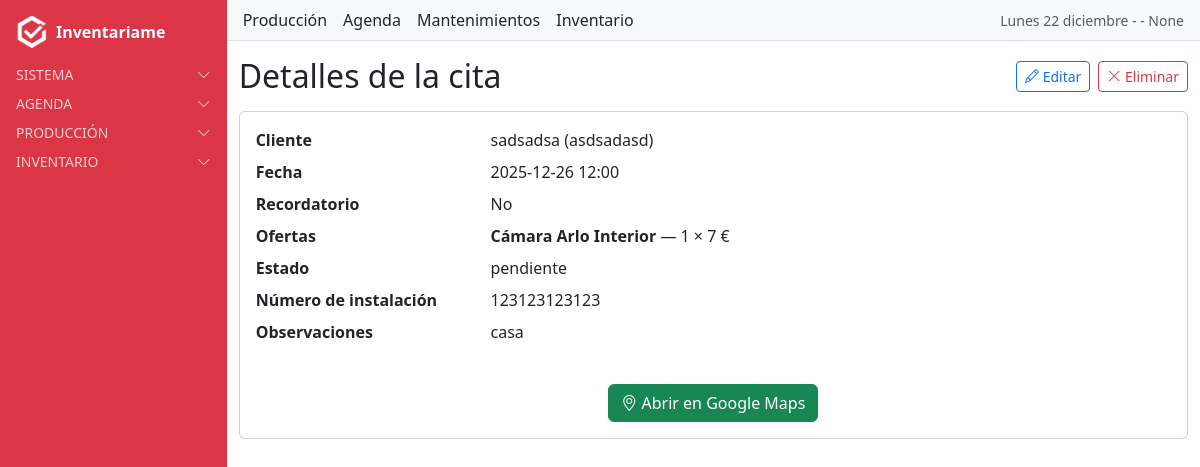
Page /citas/citas/5/ (signed in) on the committed database.
### users/models.py (models this page shows, shortened)
class PerfilUsuario(models.Model):
    TIPOS_USUARIO = [
        ("grupo", "Grupo"),
        ("individual", "Individual"),
    ]
    usuario = models.OneToOneField(User, on_delete=models.CASCADE, related_name="perfil")
    tipo_usuario = models.CharField(max_length=10, choices=TIPOS_USUARIO, default="individual")
    matricula = models.CharField(
        max_length=50,
        unique=True,              # ✅ ahora no se puede repetir
        blank=True,
        null=True,
        help_text="Identificador único de matrícula"
    )
    nombre_grupo = models.CharField(max_length=100, blank=True, null=True)
    grupo_django = models.ForeignKey(Group, on_delete=models.SET_NULL, blank=True, null=True)
    creado = models.DateTimeField(auto_now_add=True)
    actualizado = models.DateTimeField(auto_now=True)

### citas/models.py (models this page shows, shortened)
class Cita(models.Model):
    ESTADOS = [
        ("pendiente", "Pendiente"),
        ("completada", "Completada"),
    ]
    cliente = models.ForeignKey(Cliente, on_delete=models.CASCADE, related_name='citas')
    usuario = models.ForeignKey(User, on_delete=models.CASCADE, related_name='citas')
    fecha = models.DateTimeField()
    recordatorio = models.BooleanField(default=False, blank=True)
    estado = models.CharField(max_length=20, choices=ESTADOS, default="pendiente", blank=True)
    numero_instalacion = models.IntegerField(default=0)
    observaciones = models.TextField(blank=True, null=True)
    ofertas = models.ManyToManyField(Oferta, through="CitaOferta", related_name="citas")
    class Meta:
        verbose_name = "Cita"
        verbose_name_plural = "Citas"

class CitaOferta(models.Model):
    cita = models.ForeignKey(Cita, on_delete=models.CASCADE, related_name="cita_ofertas")
    oferta = models.ForeignKey(Oferta, on_delete=models.CASCADE)
    cantidad = models.PositiveIntegerField(default=1)

### clientes/models.py (models this page shows)
class Cliente(models.Model):
    nombre = models.CharField(max_length=200)
    telefono = models.CharField(max_length=20, blank=True, null=True)  # NUEVO CAMPO
    direccion = models.ForeignKey(
        Address,
        on_delete=models.SET_NULL,
        null=True,
        blank=True,
        related_name="clientes_principal"
    )
    usuario = models.ForeignKey(
        User,
        on_delete=models.CASCADE,
        related_name="clientes",
        null=True,  # permite nulos en registros antiguos
        blank=True  # permite dejarlo vacío en formularios
    )
    class Meta:
        verbose_name = "Cliente"
        verbose_name_plural = "Clientes"
    def __str__(self):
        return f"{self.nombre} ({self.telefono or 'sin teléfono'})"

### oferta/models.py (models this page shows, shortened)
class Oferta(models.Model):
    nombre = models.CharField(max_length=150)
    referencia = models.ForeignKey(
        Referencia,
        on_delete=models.CASCADE,
        related_name="ofertas",
        default=1
    )
    valor = models.IntegerField(
        choices=[(3, "0 + 3"), (4, "0 + 4"), (5, "0 + 5"), (7, "0 + 7"), (10, "0 + 10")],
        help_text="Selecciona uno de los valores permitidos"
    )
    class Meta:
        verbose_name = "Oferta"
        verbose_name_plural = "Ofertas"
        ordering = ["nombre"]

### citas/views.py (the view)
# urls.py: path("citas/<int:pk>/", CitaDetailView.as_view(), name="cita_detail"),
class CitaDetailView(LoginRequiredMixin, DetailView):
    model = Cita
    template_name = "citas/cita_detail.html"
    context_object_name = "cita"
    def get_queryset(self):
        return Cita.objects.filter(usuario=self.request.user)

### inventariame/context_processors.py (called while the page is built)
def fecha_hoy(request):
    hoy = formats.date_format(datetime.now(), "l d F", use_l10n=True)
    return {"fecha_hoy": hoy.capitalize()}

def mes_y_anio(request):
    fecha = formats.date_format(datetime.now(), "F Y", use_l10n=True)
    return {"mes_y_anio": fecha.capitalize()}

### users/context_processors.py (called while the page is built)
def alertas_processor(request):
    if not request.user.is_authenticated:
        return {}
    ahora = timezone.now()
    proximas_con_recordatorio = Cita.objects.filter(
        usuario=request.user, recordatorio=True,
        fecha__gte=ahora, fecha__lte=ahora + timedelta(days=1)
    )
    if proximas_con_recordatorio.exists():
        return {"alertas": f"Tienes {proximas_con_recordatorio.count()} cita(s) con recordatorio en 24h"}
    return {}

### citas/templates/citas/cita_detail.html
{% extends "base.html" %}
{% block content_authenticated %}
<div class="d-flex align-items-center justify-content-between mb-3">
  <h2 class="mb-0">Detalles de la cita</h2>
  <div class="d-flex gap-2">
    <a href="{% url 'cita_update' cita.pk %}" class="btn btn-outline-primary btn-sm">
      <i class="bi bi-pencil"></i> Editar
    </a>
    <a href="{% url 'cita_delete' cita.pk %}" class="btn btn-outline-danger btn-sm">
      <i class="bi bi-x-lg"></i> Eliminar
    </a>
  </div>
</div>
<div class="card p-3">
  <dl class="row mb-0">
    <dt class="col-sm-3">Cliente</dt>
    <dd class="col-sm-9">{{ cita.cliente }}</dd>
    <dt class="col-sm-3">Fecha</dt>
    <dd class="col-sm-9">{{ cita.fecha|date:"Y-m-d H:i" }}</dd>
    <dt class="col-sm-3">Recordatorio</dt>
    <dd class="col-sm-9">{{ cita.recordatorio|yesno:"Sí,No" }}</dd>
    <dt class="col-sm-3">Ofertas</dt>
    <dd class="col-sm-9">
      {% if cita.cita_ofertas.all %}
        <ul class="list-unstyled mb-0">
          {% for co in cita.cita_ofertas.all %}
            <li>
              <strong>{{ co.oferta.nombre }}</strong>
              — {{ co.cantidad }} × {{ co.oferta.valor }} €
            </li>
          {% endfor %}
        </ul>
      {% else %}
        -
      {% endif %}
    </dd>
    <dt class="col-sm-3">Estado</dt>
    <dd class="col-sm-9">{{ cita.estado }}</dd>
    <dt class="col-sm-3">Número de instalación</dt>
    <dd class="col-sm-9">{{ cita.numero_instalacion|default:"0" }}</dd>
    <dt class="col-sm-3">Observaciones</dt>
    <dd class="col-sm-9">
      {% if cita.observaciones %}
        {{ cita.observaciones|linebreaks }}
      {% else %}
        -
      {% endif %}
    </dd>
  </dl>
  {% if cita.cliente.direccion %}
    <div class="mt-3 text-center">
      <a href="https://www.google.com/maps/search/?api=1&query={{ cita.cliente.direccion.address|urlencode }}"
         target="_blank"
         class="btn btn-success">
        <i class="bi bi-geo-alt"></i> Abrir en Google Maps
      </a>
    </div>
  {% endif %}
</div>
{% endblock %}

### templates/includes/navbar_authenticated.html (shortened to what this page needs)
<nav class="navbar bg-light border-bottom px-3 d-flex flex-wrap align-items-center justify-content-between gap-3">
  <div class="d-none d-lg-flex gap-3">
    <a href="{% url 'users:dashboard' %}" class="nav-link text-dark">Producción</a>
    <a href="{% url 'cita_list' %}" class="nav-link text-dark">Agenda</a>
    <a href="{% url 'mantenimiento_list' %}" class="nav-link text-dark">Mantenimientos</a>
    <a href="{% url 'stock_list' %}" class="nav-link text-dark">Inventario</a>
  </div>
  <div class="d-flex align-items-center gap-2">
    <span class="text-muted small"> {{ fecha_hoy }} -  {{ user.first_name }} - {{ user.perfil.matricula }} </span>
  </div>
</nav>

### rows in the picture
Cita: cliente "sadsadsa (asdsadasd)", fecha "2025-12-26 12:00", recordatorio "No", estado "pendiente", numero_instalacion "123123123123", observaciones "casa"
CitaOferta: oferta.nombre "Cámara Arlo Interior", cantidad "1", oferta.valor "7"

### other values in the picture
{{ fecha_hoy }} "Lunes 22 diciembre"
{{ user.perfil.matricula }} "None"
